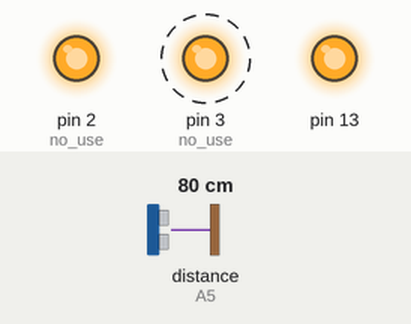
A sketch run on a simulated Arduino Uno, built with avr-gcc and run on an emulated ATmega328P. Shown: output pins drawn as LEDs (lit = HIGH). Wiring (inferred from the names in the program): ultrasonic range finder: trigger A4; echo A5. Dashed ring = blinking. Inputs (shaded band) come from the test bench; at power-on: distance to the obstacle (sensor on A5) 80 cm. The echo pulse lasts 58.3 µs per cm; pins used as bus, display or sensor lines are not drawn; what the sketch prints to the serial monitor is not drawn.

Above: at 7.2 s.
7.3 s: distance to the obstacle (sensor on A5) set to 250 cm
Timing chart, 0 to 16.3 s (numbered marks = the images above; inputs shaded):
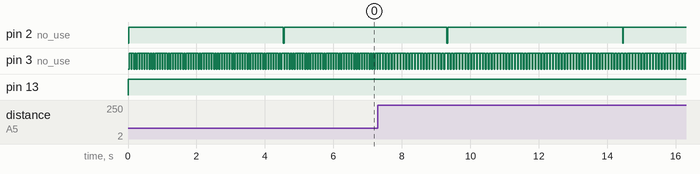

Measured:
- by itself, pin 2 (no_use): alternates HIGH for 5.1 s and LOW for 0.02 s
- by itself, pin 3 (no_use): alternates HIGH for 0.07 s and LOW for 0.02 s

The sketch:

servosonar.ino
```cpp
long duration;
int distance;
//int flag1 = 0;
//int flag = 0;
//int flag2 = 0;
int i = 0;
int readvalue = 0;
void setup()
{
  // put your setup code here, to run once:
  Serial.begin(9600);
  pinMode(A4,OUTPUT);   //Trigger pin for SONAR sensor
  pinMode(A5,INPUT);    //Echo pin for SONAR sensor
  pinMode(13,OUTPUT);
  pinMode(2,OUTPUT);    //no use
  pinMode(3,OUTPUT);    //no use

}

void loop()
{
   digitalWrite(13,HIGH);  //not required
  // put your main code here, to run repeatedly:
   digitalWrite(2,LOW);  //not required
   delay(20);
   digitalWrite(2,HIGH);  //not required

   for(i=0;i<60;i++)    //Servo motor should run here
      {
        Serial.println(SonarSensor());    //Print the distance returned from SonarSensor() subroutine
        delay(50);
      }

}

int SonarSensor()
{
  digitalWrite(3,LOW);
  delay(20);
  digitalWrite(3,HIGH);


  digitalWrite(A4,LOW);
  delayMicroseconds(2);
  digitalWrite(A4,HIGH);
  delayMicroseconds(10);
  digitalWrite(A4,LOW);
  duration = pulseIn(A5,HIGH);
  distance = (duration/2) / 29.1;
  return distance;
}
```
